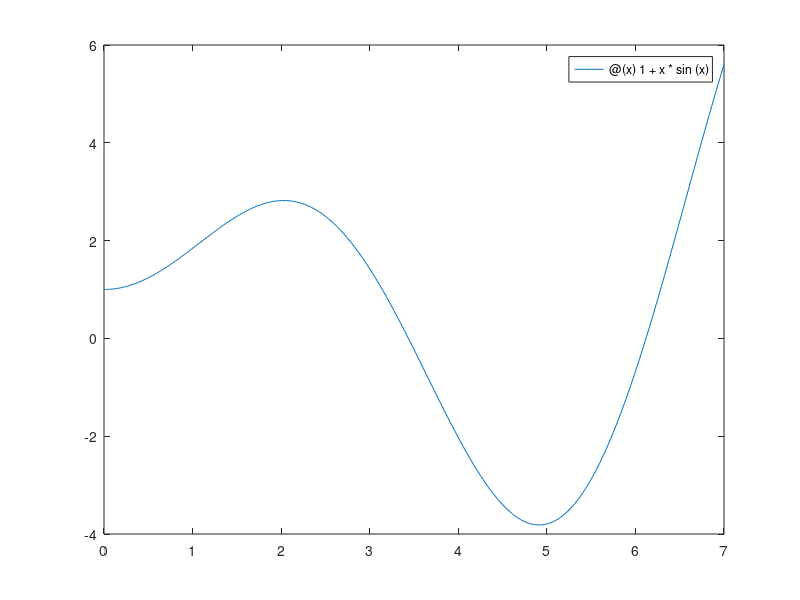

Here is the MATLAB script that generated this plot: (Note: this script raises an error after producing the figure.)
%% exercise 1
f = @(x) 1 + x*sin(x);
a = 0;
b = 7;
h = 0.0001;
eps = 0.0001;
iter = 10000;
fplot(f,[a b]);
x_0 = ginput(1);
answer1 = newton(f,x_0(1),h,iter,eps)
answer2 = popolam(f,x_0(1),a,b,eps,iter)
%% exercise 2
f = @(x) sin(x)/x;
a = 0;
b = 7;
h = 0.0001;
eps = 0.0001;
iter = 10000;
fplot(f,[a b]);
x_0 = ginput(1);
answer1 = newton(f,x_0(1),h,iter,eps)
answer2 = popolam(f,x_0(1),a,b,eps,iter)
%% exercise 3
f = @(x) 1 + (1+sin(x)-cos(x))^2 - (sin(2*x)-cos(2*x)-0.2)^2;
a = 0;
b = 7;
h = 0.0001;
eps = 0.0001;
iter = 10000;
fplot(f,[a b]);
x_0 = ginput(1);
answer1 = newton(f,x_0(1),h,iter,eps)
answer2 = popolam(f,x_0(1),a,b,eps,iter)